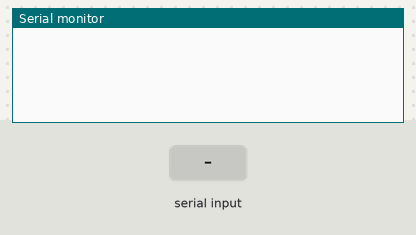
A sketch run on a simulated ESP32. On the bench: the last lines printed to the serial monitor. The test bench sets the inputs (shaded band).

Above: at 1.2 s.
1.3 s: "error\n" received over Serial
At 2.5 s:
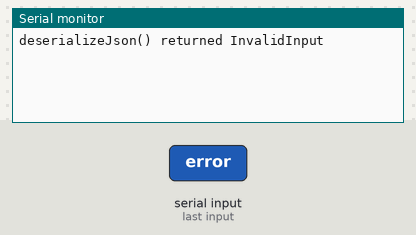
2.8 s: "1\n" received over Serial
At 3.5 s:
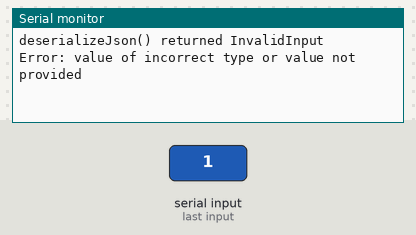

Measured:
- after the input at 1.3 s, the serial monitor: prints a new line at once (image 1)
- after the input at 2.8 s, the serial monitor: prints a new line at once (image 2)

The sketch:

JsonOverSerial.ino
```cpp
/*
* JsonOverSerial.ino
*
* allows Json files to be sent back and forth from the chip to the system using Serial
*
* Author: Sage Labesky
* Created: 4/24/2025
* Modified: 4/24/2025
*/
#include <ArduinoJson.h>

const int CYCLE_TIME_MS = 500;

StaticJsonDocument<200> g_doc; // global variable storing the document
String g_json = String(); // global variable used to store the json information

void setup() {
  Serial.begin(115200);
}

void loop() {
  if(Serial.available() > 0){
    char c = Serial.read();
    if(c == '\n' || c == '\r' || c == '\n\r'){
      // catches any deserialization errors if the input value is not json
      DeserializationError error = deserializeJson(g_doc, g_json);
      if (error) {
        Serial.print("deserializeJson() returned ");
        Serial.println(error.c_str());
      } else {
        int value = g_doc["value"] | (-1); // includes | to provide specific default values for easier coding to determine if correct value was passed
        String mtype = g_doc["mtype"] | "error";

        if(!catch_extraction_errors(value, mtype)){ // checks to see if the two important values have been passed
          g_doc["value"] = value + 1;
          g_doc["mtype"] = "pong";
          serializeJson(g_doc, Serial); // output
        }
        Serial.println();
      }
      g_json = String(); // resets the string when it is completed
    } else {
      // continues to build the command
      g_json.concat(c);
    }
  }
}

void loop_serialize() {
  static int s_current_val = 0; // variable keeping track of val for loop_serialize
  // function that just outpurs a json every 500 ms
  static int time_of_last_print;
  if(millis()-time_of_last_print >= CYCLE_TIME_MS){
    // creating the json
    g_doc["mtype"] = "pong";
    s_current_val += 1;
    g_doc["value"] = s_current_val;
    g_doc["millis"] = millis();
    // outputing the json
    serializeJson(g_doc, Serial);
    Serial.println();

    time_of_last_print = millis();
  }

}

bool catch_extraction_errors(int value, String mtype){
  // checks to see if the default values are present and errors if they are
  if(value == -1){
    Serial.printf("Error: value of incorrect type or value not provided \n");
    return true;
  } else if(mtype == "error" || !(mtype == "ping")){
    Serial.printf("Error: mtype is incorrect, missing, or is not a String \n");
    return true;
  } else {
    return false;
  }
}
```
